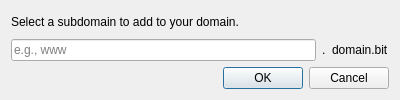
<?xml version="1.0" encoding="UTF-8"?>
<ui version="4.0">
 <class>DNSSubDomain</class>
 <widget class="QDialog" name="DNSSubDomain">
  <property name="geometry">
   <rect>
    <x>0</x>
    <y>0</y>
    <width>400</width>
    <height>100</height>
   </rect>
  </property>
  <property name="windowTitle">
   <string>Dialog</string>
  </property>
  <layout class="QVBoxLayout" name="verticalLayout">
   <item>
    <widget class="QLabel" name="labelSubDomain">
     <property name="text">
      <string>Select a subdomain to add to your domain.</string>
     </property>
    </widget>
   </item>
   <item>
    <layout class="QHBoxLayout" name="horizontalLayout">
     <item>
      <widget class="QLineEdit" name="editSubDomain">
       <property name="placeholderText">
        <string>e.g., www</string>
       </property>
      </widget>
     </item>
     <item>
      <widget class="QLabel" name="label_2">
       <property name="text">
        <string>.</string>
       </property>
      </widget>
     </item>
     <item>
      <widget class="QLabel" name="labelDomainName">
       <property name="text">
        <string>domain.bit</string>
       </property>
      </widget>
     </item>
    </layout>
   </item>
   <item>
    <widget class="QDialogButtonBox" name="btnAdd">
     <property name="orientation">
      <enum>Qt::Horizontal</enum>
     </property>
     <property name="standardButtons">
      <set>QDialogButtonBox::Cancel|QDialogButtonBox::Ok</set>
     </property>
    </widget>
   </item>
  </layout>
 </widget>
 <resources/>
 <connections>
  <connection>
   <sender>btnAdd</sender>
   <signal>accepted()</signal>
   <receiver>DNSSubDomain</receiver>
   <slot>accept()</slot>
   <hints>
    <hint type="sourcelabel">
     <x>248</x>
     <y>254</y>
    </hint>
    <hint type="destinationlabel">
     <x>157</x>
     <y>274</y>
    </hint>
   </hints>
  </connection>
  <connection>
   <sender>btnAdd</sender>
   <signal>rejected()</signal>
   <receiver>DNSSubDomain</receiver>
   <slot>reject()</slot>
   <hints>
    <hint type="sourcelabel">
     <x>316</x>
     <y>260</y>
    </hint>
    <hint type="destinationlabel">
     <x>286</x>
     <y>274</y>
    </hint>
   </hints>
  </connection>
 </connections>
</ui>
